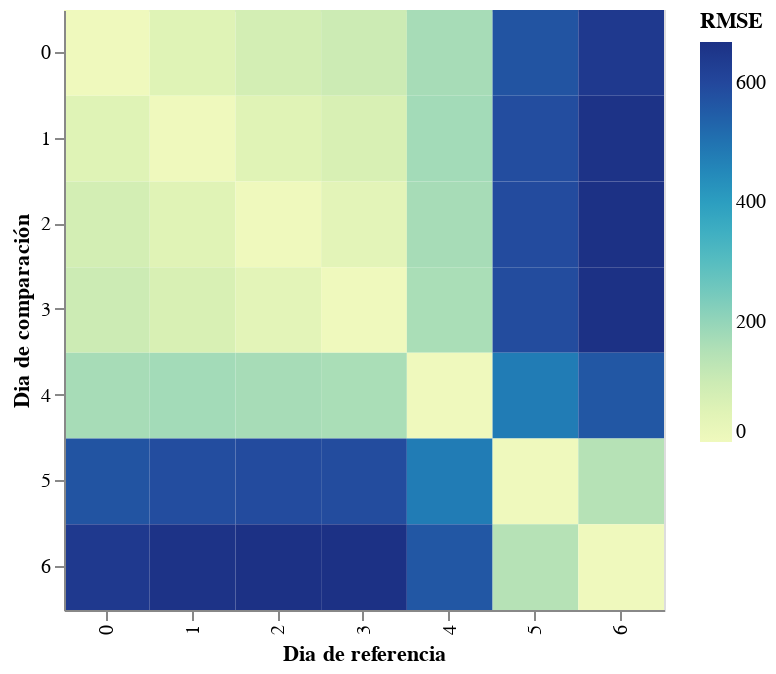

The cell this chart's notebook holds for it:
### Code cell
# Representamos el valor de la diferencia entre días mediante un heatmap
alt.Chart(diffs_RMSE, width=300, height=300).mark_rect()\
        .encode(x = 'Dia de referencia:O', y = 'Dia de comparación:O', color = 'RMSE:Q')

### Figure 1 — Vega-Lite specification as saved in the notebook (floating-point values rounded to 4 significant figures)
{"config": {"view": {"continuousWidth": 400, "continuousHeight": 300}}, "data": {"name": "data-c1bb80ae8349d655fea74fa3cdd8ed06"}, "mark": "rect", "encoding": {"color": {"type": "quantitative", "field": "RMSE"}, "x": {"type": "ordinal", "field": "Dia de referencia"}, "y": {"type": "ordinal", "field": "Dia de comparación"}}, "height": 300, "width": 300, "$schema": "https://vega.github.io/schema/vega-lite/v4.8.1.json", "datasets": {"data-c1bb80ae8349d655fea74fa3cdd8ed06": [{"Dia de referencia": 0, "Dia de comparación": 0, "RMSE": 0.0}, {"Dia de referencia": 0, "Dia de comparación": 1, "RMSE": 54.15}, {"Dia de referencia": 0, "Dia de comparación": 2, "RMSE": 83.55}, {"Dia de referencia": 0, "Dia de comparación": 3, "RMSE": 99.43}, {"Dia de referencia": 0, "Dia de comparación": 4, "RMSE": 169.9}, {"Dia de referencia": 0, "Dia de comparación": 5, "RMSE": 571.2}, {"Dia de referencia": 0, "Dia de comparación": 6, "RMSE": 642.5}, {"Dia de referencia": 1, "Dia de comparación": 0, "RMSE": 54.15}, {"Dia de referencia": 1, "Dia de comparación": 1, "RMSE": 0.0}, {"Dia de referencia": 1, "Dia de comparación": 2, "RMSE": 50.42}, {"Dia de referencia": 1, "Dia de comparación": 3, "RMSE": 73.96}, {"Dia de referencia": 1, "Dia de comparación": 4, "RMSE": 175.3}, {"Dia de referencia": 1, "Dia de comparación": 5, "RMSE": 587.3}, {"Dia de referencia": 1, "Dia de comparación": 6, "RMSE": 663.0}, {"Dia de referencia": 2, "Dia de comparación": 0, "RMSE": 83.55}, {"Dia de referencia": 2, "Dia de comparación": 1, "RMSE": 50.42}, {"Dia de referencia": 2, "Dia de comparación": 2, "RMSE": 0.0}, {"Dia de referencia": 2, "Dia de comparación": 3, "RMSE": 40.71}, {"Dia de referencia": 2, "Dia de comparación": 4, "RMSE": 169.4}, {"Dia de referencia": 2, "Dia de comparación": 5, "RMSE": 591.6}, {"Dia de referencia": 2, "Dia de comparación": 6, "RMSE": 667.8}, {"Dia de referencia": 3, "Dia de comparación": 0, "RMSE": 99.43}, {"Dia de referencia": 3, "Dia de comparación": 1, "RMSE": 73.96}, {"Dia de referencia": 3, "Dia de comparación": 2, "RMSE": 40.71}, {"Dia de referencia": 3, "Dia de comparación": 3, "RMSE": 0.0}, {"Dia de referencia": 3, "Dia de comparación": 4, "RMSE": 164.2}, {"Dia de referencia": 3, "Dia de comparación": 5, "RMSE": 590.1}, {"Dia de referencia": 3, "Dia de comparación": 6, "RMSE": 668.0}, {"Dia de referencia": 4, "Dia de comparación": 0, "RMSE": 169.9}, {"Dia de referencia": 4, "Dia de comparación": 1, "RMSE": 175.3}, {"Dia de referencia": 4, "Dia de comparación": 2, "RMSE": 169.4}, {"Dia de referencia": 4, "Dia de comparación": 3, "RMSE": 164.2}, {"Dia de referencia": 4, "Dia de comparación": 4, "RMSE": 0.0}, {"Dia de referencia": 4, "Dia de comparación": 5, "RMSE": 480.8}, {"Dia de referencia": 4, "Dia de comparación": 6, "RMSE": 562.8}, {"Dia de referencia": 5, "Dia de comparación": 0, "RMSE": 571.2}, {"Dia de referencia": 5, "Dia de comparación": 1, "RMSE": 587.3}, {"Dia de referencia": 5, "Dia de comparación": 2, "RMSE": 591.6}, {"Dia de referencia": 5, "Dia de comparación": 3, "RMSE": 590.1}, {"Dia de referencia": 5, "Dia de comparación": 4, "RMSE": 480.8}, {"Dia de referencia": 5, "Dia de comparación": 5, "RMSE": 0.0}, {"Dia de referencia": 5, "Dia de comparación": 6, "RMSE": 145.8}, {"Dia de referencia": 6, "Dia de comparación": 0, "RMSE": 642.5}, {"Dia de referencia": 6, "Dia de comparación": 1, "RMSE": 663.0}, {"Dia de referencia": 6, "Dia de comparación": 2, "RMSE": 667.8}, {"Dia de referencia": 6, "Dia de comparación": 3, "RMSE": 668.0}, {"Dia de referencia": 6, "Dia de comparación": 4, "RMSE": 562.8}, {"Dia de referencia": 6, "Dia de comparación": 5, "RMSE": 145.8}, {"Dia de referencia": 6, "Dia de comparación": 6, "RMSE": 0.0}]}}
